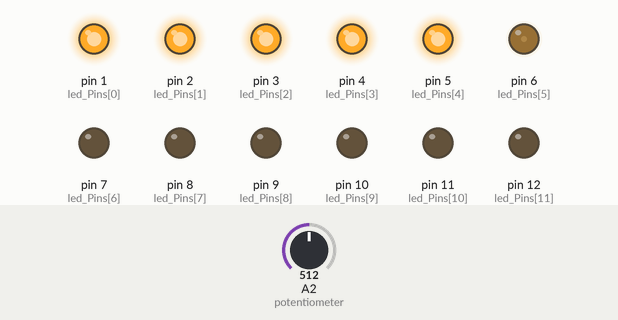
The sketch below on a simulated Arduino Uno, built with avr-gcc and run on an emulated ATmega328P. On the bench: output pins drawn as LEDs (lit = HIGH). Inputs (shaded band) come from the test bench; at power-on: A2 (potentiometer) = 512.

Above: at 1.2 s.
1.3 s: A2 (potentiometer) set to 541
2.8 s: A2 (potentiometer) set to 565
At 3.9 s:
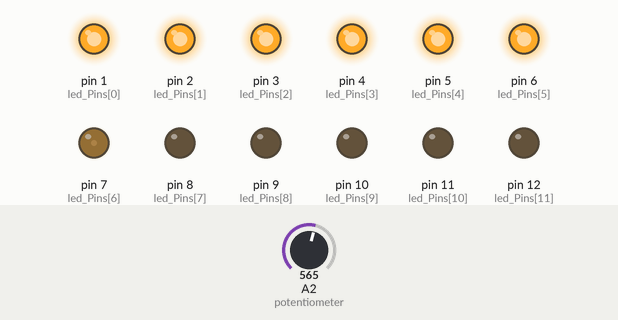
4.3 s: A2 (potentiometer) set to 511
At 5.0 s:
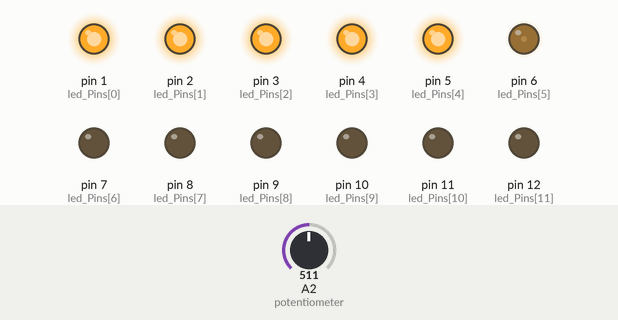
5.8 s: A2 (potentiometer) set to 482
7.3 s: A2 (potentiometer) set to 458
At 8.5 s:
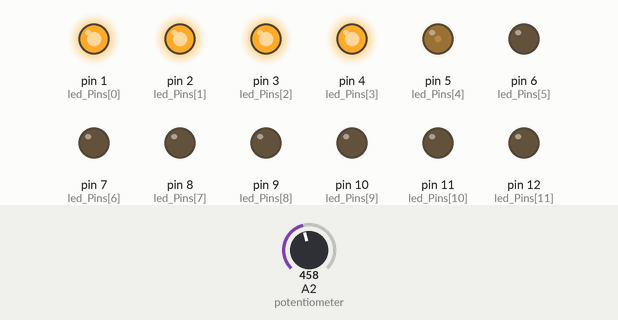
Timing chart, 0 to 9.8 s (numbered marks = the images above; inputs shaded):
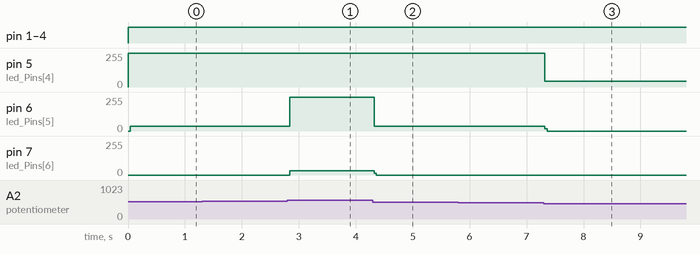

The sketch:

SimplePotentiometer.ino
```cpp
/*

  A potentiometer, or "pot" for short, is a control knob.
  It's the same type of control you'd use to change volume,
  dim a lamp, etc. A potentiometer changes resistance as it
  is turned. By using it as a "voltage divider", the Arduino
  can sense the position of the knob, and use that value to
  control whatever you wish.

  In this example we are going to Turn ON and OFF sequence of 12 LEDs
  depending upon the position of the knob of potentiometer.
  As we turn potentiometer from initial position to final position,
  12 LEDs will glow one by one depending to value of potentiometer.
  If we turn knob in reverse direction then LEDs will turn OFF one by
  one depending upon the value of potentiometer

*/


int potentiometer = A2;    // The potentiometer is connected to analog pin 2

int led_Pins[] = {1,2,3,4,5,6,7,8,9,10,11,12};   //an array of pin numbers to which LEDs are attached

int pin_Count = 12;   // the number of pins (i.e. the length of the array)

void setup()
{
    // put your setup code here, to run once:

    // the array elements are numbered from 0 to (pinCount - 1).
    // use a for loop to initialize each pin as an output:
    for ( int thisPin = 0; thisPin < pin_Count; thisPin++) // set all LEDs to output
    {
        pinMode(led_Pins[thisPin],OUTPUT);
    }
}

void loop()
{
    // put your main code here, to run repeatedly:

    int potentiometer_Value;   //this variable will store the potentometer value
    potentiometer_Value = analogRead(potentiometer); // reads the value of the potentiometer (value between 0 and 1023)
    potentiometer_Value = map(potentiometer_Value, 0, 1023, 0, 11); // map() function Re-maps a number from one range to another
    // maps 10 bit potentiometer value (0 to 1023) to 0 to 11
//  for loop will iterate from 0 to 11 and will turn ON and OFF LEDs according to value of potentiometer
    for (int i = 0; i<= potentiometer_Value;i++)
    {
        digitalWrite(led_Pins[i],HIGH);
    }

    for (int j = 11; j>=potentiometer_Value;j--)
    {
        digitalWrite(led_Pins[j],LOW);
    }
}
```

Measured:
- the behaviour switches between 557 and 558 on A2 (potentiometer) (found by bisection; images 0 and 1)
- the behaviour switches between 465 and 464 on A2 (potentiometer) (found by bisection; images 2 and 3)
- after the input at 1.3 s, every drawn part: stays the same
- after the input at 2.8 s, pin 6 (led_Pins[5]): 37/255 → 255/255 at once; pin 7 (led_Pins[6]): 0/255 → 32/255 at once
- after the input at 4.3 s, pin 6 (led_Pins[5]): 255/255 → 37/255 at once; pin 7 (led_Pins[6]): 32/255 → 0/255 at once
- after the input at 5.8 s, every drawn part: stays the same
- after the input at 7.3 s, pin 5 (led_Pins[4]): 255/255 → 42/255 at once; pin 6 (led_Pins[5]): 37/255 → 0/255 at once
